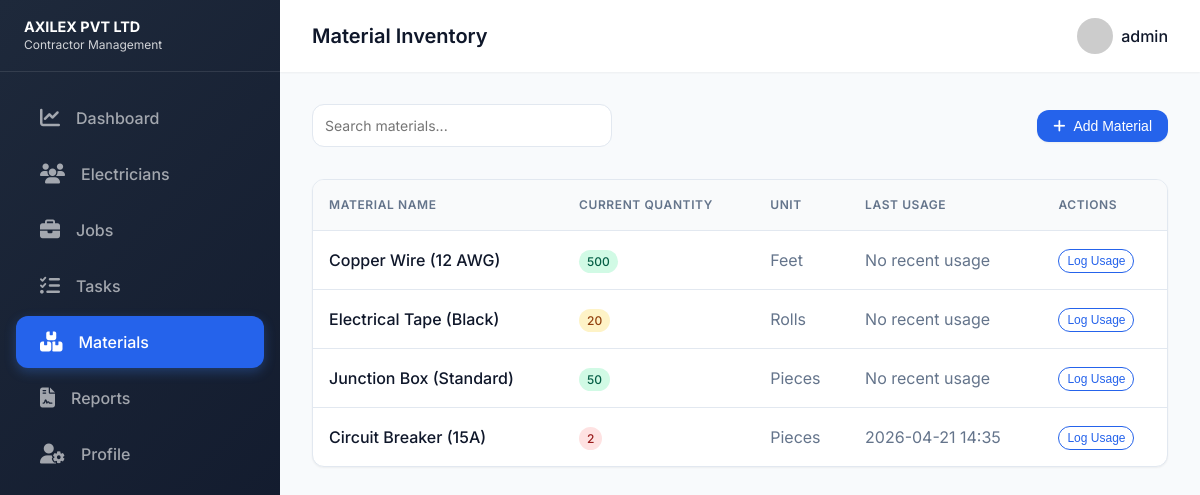
The page /materials (signed in) on the database its author committed.
### tables this page shows
CREATE TABLE Materials (
            id INTEGER PRIMARY KEY AUTOINCREMENT,
            name TEXT NOT NULL,
            quantity INTEGER DEFAULT 0,
            unit TEXT,
            last_usage TEXT
        );

### app.py (the view, shortened to what this page needs)
@app.route('/materials', methods=['GET', 'POST'])
@admin_required
def materials():
    conn = get_db_connection()
    mats = conn.execute('SELECT * FROM Materials').fetchall()
    conn.close()
    return render_template('materials.html', materials=mats)

### app.py (called while the page is built)
def get_db_connection():
    conn = sqlite3.connect(DB_PATH)
    conn.row_factory = sqlite3.Row
    return conn

def admin_required(f):
    @wraps(f)
    def decorated_function(*args, **kwargs):
        if 'user_id' not in session or session.get('role') != 'admin':
            flash('Access denied. Administrator privileges required.', 'error')
            return redirect(url_for('dashboard'))
        return f(*args, **kwargs)
    return decorated_function

@app.context_processor
def inject_user():
    return dict(user_role=session.get('role'), username=session.get('username'))

### templates/materials.html (shortened to what this page needs)
<!DOCTYPE html>
<html lang="en">
<head>
    <link rel="stylesheet" href="/static/css/styles.css">
    <link rel="stylesheet" href="https://cdnjs.cloudflare.com/ajax/libs/font-awesome/6.4.0/css/all.min.css">
</head>
<body>
    <div class="dashboard-layout">
        <aside class="sidebar">
            <div class="sidebar-header" style="justify-content: space-between;">
                <div style="font-size: 0.9rem; font-weight: 700; line-height: 1.2;">AXILEX PVT LTD <br><small style="font-weight: 400; opacity: 0.8;">Contractor Management</small></div>
            </div>
            <nav class="sidebar-nav">
                <a href="/dashboard" class="sidebar-link">
                    <i class="fa-solid fa-chart-line"></i> Dashboard
                </a>
                {% if session.role == 'admin' %}
                <a href="/electricians" class="sidebar-link">
                    <i class="fa-solid fa-users"></i> Electricians
                </a>
                {% endif %}
                <a href="/jobs" class="sidebar-link">
                    <i class="fa-solid fa-briefcase"></i> Jobs
                </a>
                <a href="/tasks" class="sidebar-link">
                    <i class="fa-solid fa-list-check"></i> Tasks
                </a>
                {% if session.role == 'admin' %}
                <a href="/materials" class="sidebar-link active">
                    <i class="fa-solid fa-boxes-stacked"></i> Materials
                </a>
                <a href="/reporter" class="sidebar-link">
                    <i class="fa-solid fa-file-contract"></i> Reports
                </a>
                {% endif %}
                <a href="/profile" class="sidebar-link">
                    <i class="fa-solid fa-user-gear"></i> Profile
                </a>
            </nav>
        </aside>
        <main class="main-content">
            <header class="topbar">
                <div class="flex items-center gap-2">
                    <h2 style="margin: 0; font-size: 1.25rem;">Material Inventory</h2>
                </div>
                <div class="topbar-right">
                    <div class="user-profile">
                        <img src="https://ui-avatars.com/api/?name={{ session.username|urlencode }}&background=DBEAFE&color=1E3A8A" alt="Profile" style="width: 36px; height: 36px; border-radius: 50%;">
                        <span>{{ session.username }}</span>
                    </div>
                </div>
            </header>
            <div class="content-area">
                <div class="flex justify-between items-center mb-4">
                    <div style="width: 300px;">
                        <input type="text" class="form-control" placeholder="Search materials...">
                    </div>
                    {% if session.role == 'admin' %}
                    <button id="addMaterialBtn" class="btn btn-primary"><i class="fa-solid fa-plus" style="margin-right: 0.5rem;"></i> Add Material</button>
                    {% endif %}
                </div>
                <div class="table-container">
                    <table class="table">
                        <thead>
                            <tr>
                                <th>Material Name</th>
                                <th>Current Quantity</th>
                                <th>Unit</th>
                                <th>Last Usage</th>
                                <th>Actions</th>
                            </tr>
                        </thead>
                        <tbody>
                            {% for mat in materials %}
                            <tr>
                                <td style="font-weight: 500;">{{ mat.name }}</td>
                                <td>
                                    <span class="badge badge-{{ 'danger' if mat.quantity < 10 else 'warning' if mat.quantity < 50 else 'success' }}">
                                        {{ mat.quantity }}
                                    </span>
                                </td>
                                <td style="color: var(--text-light);">{{ mat.unit }}</td>
                                <td style="color: var(--text-light);">{{ mat.last_usage or 'No recent usage' }}</td>
                                <td>
                                    <button class="btn btn-outline use-material-btn" data-id="{{ mat.id }}" data-name="{{ mat.name }}" data-unit="{{ mat.unit }}" data-qty="{{ mat.quantity }}" style="padding: 0.25rem 0.5rem; font-size: 0.75rem;">Log Usage</button>
                                </td>
                            </tr>
                            {% else %}
                            <tr>
                                <td colspan="5" class="text-center">No materials in inventory.</td>
                            </tr>
                            {% endfor %}
                        </tbody>
                    </table>
                </div>
            </div>
        </main>
    </div>
</body>
</html>

### rows shown on the page
Materials: name "Copper Wire (12 AWG)", quantity "500", unit "Feet", last_usage "No recent usage"
Materials: name "Electrical Tape (Black)", quantity "20", unit "Rolls", last_usage "No recent usage"
Materials: name "Junction Box (Standard)", quantity "50", unit "Pieces", last_usage "No recent usage"
Materials: name "Circuit Breaker (15A)", quantity "2", unit "Pieces", last_usage "2026-04-21 14:35"

### other values the page prints
{{ session.username }} "admin"
